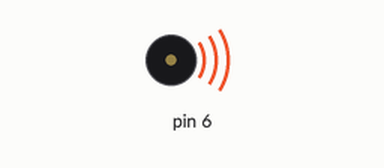
Recording of a sketch running on a simulated Arduino Uno, built with avr-gcc and run on an emulated ATmega328P. Shown: buzzer (waves = sounding).

Above: at 0.05 s.
Timing chart, 0 to 3.0 s (numbered marks = the images above):
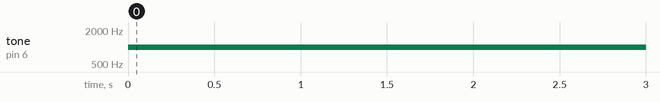

Measured:
- by itself, tone on pin 6: silent → 1000 Hz at 0.00 s

The sketch:

buzzer.ino
```cpp
void setup() {
  // put your setup code here, to run once:

}

void loop() {
 tone(6,1000,500);
 delay(200);
 noTone(6);
}
```
